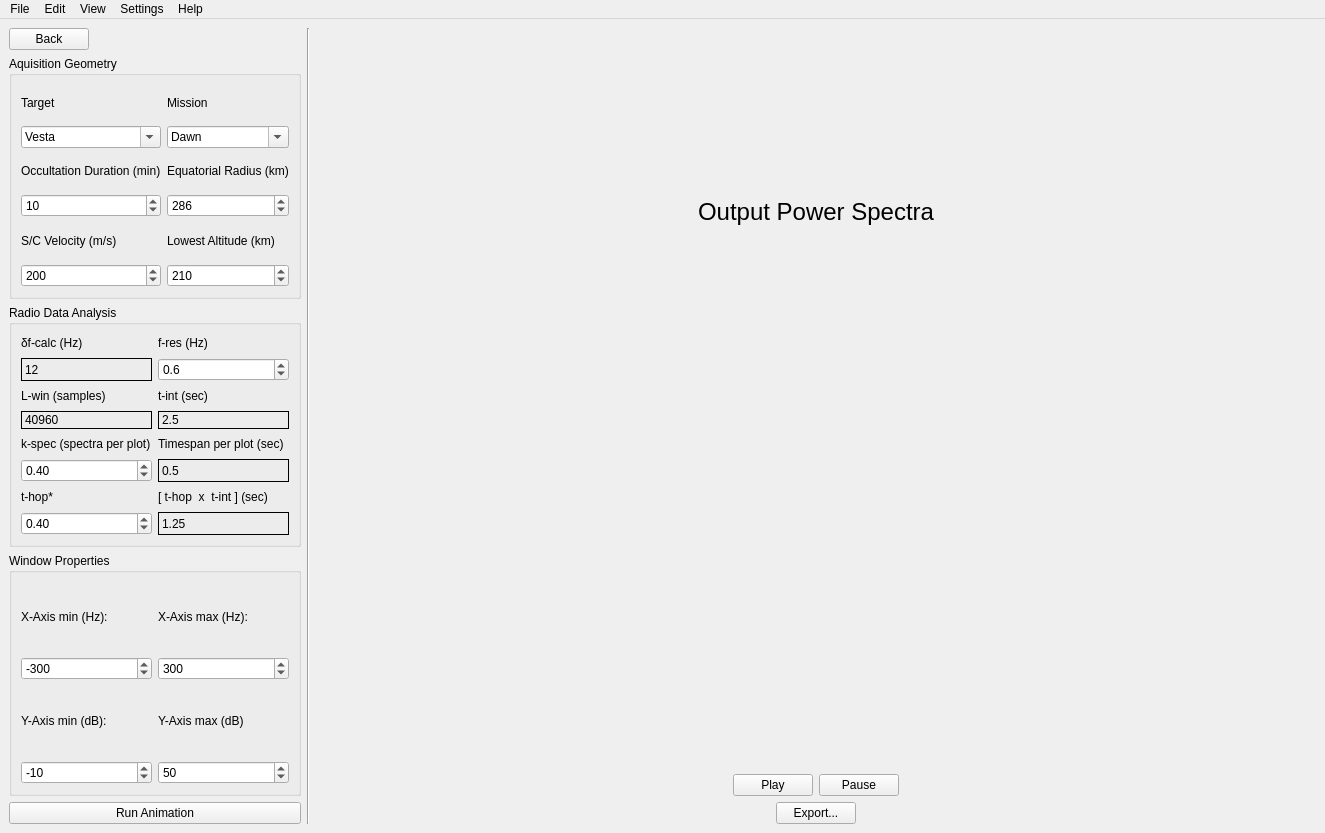
<?xml version="1.0" encoding="UTF-8"?>
<ui version="4.0">
 <class>MainWindow</class>
 <widget class="QMainWindow" name="MainWindow">
  <property name="geometry">
   <rect>
    <x>0</x>
    <y>0</y>
    <width>1325</width>
    <height>833</height>
   </rect>
  </property>
  <property name="font">
   <font>
    <family>Arial</family>
    <pointsize>9</pointsize>
    <weight>50</weight>
    <bold>false</bold>
   </font>
  </property>
  <property name="windowTitle">
   <string>MainWindow</string>
  </property>
  <widget class="QWidget" name="centralwidget">
   <property name="font">
    <font>
     <pointsize>9</pointsize>
    </font>
   </property>
   <layout class="QGridLayout" name="gridLayout">
    <item row="1" column="2">
     <layout class="QHBoxLayout" name="horizontalLayout" stretch="1,1,5">
      <item>
       <layout class="QVBoxLayout" name="vlayout_left">
        <item>
         <layout class="QHBoxLayout" name="horizontalLayout_7">
          <item>
           <widget class="QPushButton" name="btn_back">
            <property name="text">
             <string>Back</string>
            </property>
           </widget>
          </item>
          <item>
           <spacer name="horizontalSpacer_5">
            <property name="orientation">
             <enum>Qt::Horizontal</enum>
            </property>
            <property name="sizeHint" stdset="0">
             <size>
              <width>40</width>
              <height>20</height>
             </size>
            </property>
           </spacer>
          </item>
         </layout>
        </item>
        <item>
         <widget class="QGroupBox" name="group_aq_geometry">
          <property name="font">
           <font>
            <family>Arial</family>
            <pointsize>9</pointsize>
           </font>
          </property>
          <property name="title">
           <string>Aquisition Geometry</string>
          </property>
          <layout class="QGridLayout" name="gridLayout_3">
           <item row="0" column="0">
            <widget class="QLabel" name="lbl_target">
             <property name="font">
              <font>
               <family>Arial</family>
               <pointsize>9</pointsize>
              </font>
             </property>
             <property name="text">
              <string>Target</string>
             </property>
            </widget>
           </item>
           <item row="0" column="1">
            <widget class="QLabel" name="lbl_mission">
             <property name="font">
              <font>
               <family>Arial</family>
               <pointsize>9</pointsize>
              </font>
             </property>
             <property name="text">
              <string>Mission</string>
             </property>
            </widget>
           </item>
           <item row="1" column="0">
            <widget class="QComboBox" name="combo_target">
             <property name="enabled">
              <bool>true</bool>
             </property>
             <property name="editable">
              <bool>true</bool>
             </property>
             <property name="currentText">
              <string>Vesta</string>
             </property>
            </widget>
           </item>
           <item row="1" column="1">
            <widget class="QComboBox" name="combo_mission">
             <property name="enabled">
              <bool>true</bool>
             </property>
             <property name="editable">
              <bool>true</bool>
             </property>
             <property name="currentText">
              <string>Dawn</string>
             </property>
            </widget>
           </item>
           <item row="2" column="0">
            <widget class="QLabel" name="lbl_occ_duration">
             <property name="font">
              <font>
               <family>Arial</family>
               <pointsize>9</pointsize>
              </font>
             </property>
             <property name="text">
              <string>Occultation Duration (min)</string>
             </property>
            </widget>
           </item>
           <item row="2" column="1">
            <widget class="QLabel" name="lbl_eq_radius">
             <property name="font">
              <font>
               <family>Arial</family>
               <pointsize>9</pointsize>
              </font>
             </property>
             <property name="text">
              <string>Equatorial Radius (km)</string>
             </property>
            </widget>
           </item>
           <item row="3" column="0">
            <widget class="QSpinBox" name="spin_occ_duration">
             <property name="enabled">
              <bool>true</bool>
             </property>
             <property name="font">
              <font>
               <family>Arial</family>
               <pointsize>9</pointsize>
              </font>
             </property>
             <property name="minimum">
              <number>-100</number>
             </property>
             <property name="value">
              <number>10</number>
             </property>
            </widget>
           </item>
           <item row="3" column="1">
            <widget class="QSpinBox" name="spin_eq_radius">
             <property name="enabled">
              <bool>true</bool>
             </property>
             <property name="font">
              <font>
               <family>Arial</family>
               <pointsize>9</pointsize>
              </font>
             </property>
             <property name="minimum">
              <number>-100</number>
             </property>
             <property name="maximum">
              <number>1000000000</number>
             </property>
             <property name="value">
              <number>286</number>
             </property>
            </widget>
           </item>
           <item row="4" column="0">
            <widget class="QLabel" name="lbl_sc_veolcity">
             <property name="font">
              <font>
               <family>Arial</family>
               <pointsize>9</pointsize>
              </font>
             </property>
             <property name="text">
              <string>S/C Velocity (m/s)</string>
             </property>
            </widget>
           </item>
           <item row="4" column="1">
            <widget class="QLabel" name="lbl_lowest_alt">
             <property name="font">
              <font>
               <family>Arial</family>
               <pointsize>9</pointsize>
              </font>
             </property>
             <property name="text">
              <string>Lowest Altitude (km)</string>
             </property>
            </widget>
           </item>
           <item row="5" column="0">
            <widget class="QSpinBox" name="spin_sc_velocity">
             <property name="enabled">
              <bool>true</bool>
             </property>
             <property name="font">
              <font>
               <family>Arial</family>
               <pointsize>9</pointsize>
              </font>
             </property>
             <property name="minimum">
              <number>-100</number>
             </property>
             <property name="maximum">
              <number>1000</number>
             </property>
             <property name="value">
              <number>200</number>
             </property>
            </widget>
           </item>
           <item row="5" column="1">
            <widget class="QSpinBox" name="spin_lowest_alt">
             <property name="enabled">
              <bool>true</bool>
             </property>
             <property name="font">
              <font>
               <family>Arial</family>
               <pointsize>9</pointsize>
              </font>
             </property>
             <property name="minimum">
              <number>-100</number>
             </property>
             <property name="maximum">
              <number>1000</number>
             </property>
             <property name="value">
              <number>210</number>
             </property>
            </widget>
           </item>
          </layout>
         </widget>
        </item>
        <item>
         <widget class="QGroupBox" name="group_radio_analysis">
          <property name="font">
           <font>
            <family>Arial</family>
            <pointsize>9</pointsize>
           </font>
          </property>
          <property name="title">
           <string>Radio Data Analysis </string>
          </property>
          <layout class="QGridLayout" name="gridLayout_4">
           <item row="4" column="0">
            <widget class="QLabel" name="lbl_k_spec">
             <property name="font">
              <font>
               <family>Arial</family>
               <pointsize>9</pointsize>
              </font>
             </property>
             <property name="text">
              <string>k-spec (spectra per plot)</string>
             </property>
            </widget>
           </item>
           <item row="2" column="0">
            <widget class="QLabel" name="lbl_l_win">
             <property name="font">
              <font>
               <family>Arial</family>
               <pointsize>9</pointsize>
              </font>
             </property>
             <property name="text">
              <string>L-win (samples)</string>
             </property>
            </widget>
           </item>
           <item row="1" column="0">
            <widget class="QLabel" name="display_delta_f">
             <property name="enabled">
              <bool>true</bool>
             </property>
             <property name="frameShape">
              <enum>QFrame::Box</enum>
             </property>
             <property name="text">
              <string>12</string>
             </property>
            </widget>
           </item>
           <item row="1" column="1">
            <widget class="QDoubleSpinBox" name="spin_f_res">
             <property name="enabled">
              <bool>true</bool>
             </property>
             <property name="font">
              <font>
               <family>Arial</family>
               <pointsize>9</pointsize>
              </font>
             </property>
             <property name="decimals">
              <number>1</number>
             </property>
             <property name="value">
              <double>0.600000000000000</double>
             </property>
            </widget>
           </item>
           <item row="0" column="1">
            <widget class="QLabel" name="lbl_f_res">
             <property name="font">
              <font>
               <family>Arial</family>
               <pointsize>9</pointsize>
              </font>
             </property>
             <property name="text">
              <string>f-res (Hz)</string>
             </property>
            </widget>
           </item>
           <item row="0" column="0">
            <widget class="QLabel" name="lbl_delta_f">
             <property name="font">
              <font>
               <family>Arial</family>
               <pointsize>9</pointsize>
              </font>
             </property>
             <property name="text">
              <string>δf-calc (Hz)</string>
             </property>
            </widget>
           </item>
           <item row="3" column="0">
            <widget class="QLabel" name="display_l_win">
             <property name="enabled">
              <bool>true</bool>
             </property>
             <property name="frameShape">
              <enum>QFrame::Box</enum>
             </property>
             <property name="text">
              <string>40960</string>
             </property>
            </widget>
           </item>
           <item row="6" column="0">
            <widget class="QLabel" name="lbl_t_hop">
             <property name="font">
              <font>
               <family>Arial</family>
               <pointsize>9</pointsize>
              </font>
             </property>
             <property name="text">
              <string>t-hop*</string>
             </property>
            </widget>
           </item>
           <item row="4" column="1">
            <widget class="QLabel" name="lbl_timespan">
             <property name="font">
              <font>
               <family>Arial</family>
               <pointsize>9</pointsize>
              </font>
             </property>
             <property name="text">
              <string>Timespan per plot (sec)</string>
             </property>
            </widget>
           </item>
           <item row="6" column="1">
            <widget class="QLabel" name="lbl_thop_tint">
             <property name="font">
              <font>
               <family>Arial</family>
               <pointsize>9</pointsize>
              </font>
             </property>
             <property name="text">
              <string>[ t-hop  x  t-int ] (sec)</string>
             </property>
            </widget>
           </item>
           <item row="7" column="0">
            <widget class="QDoubleSpinBox" name="double_t_hop">
             <property name="enabled">
              <bool>true</bool>
             </property>
             <property name="font">
              <font>
               <family>Arial</family>
               <pointsize>9</pointsize>
              </font>
             </property>
             <property name="value">
              <double>0.400000000000000</double>
             </property>
            </widget>
           </item>
           <item row="7" column="1">
            <widget class="QLabel" name="display_thop_tint">
             <property name="enabled">
              <bool>true</bool>
             </property>
             <property name="frameShape">
              <enum>QFrame::Box</enum>
             </property>
             <property name="text">
              <string>1.25</string>
             </property>
            </widget>
           </item>
           <item row="2" column="1">
            <widget class="QLabel" name="lbl_t_int">
             <property name="font">
              <font>
               <family>Arial</family>
               <pointsize>9</pointsize>
              </font>
             </property>
             <property name="text">
              <string>t-int (sec)</string>
             </property>
            </widget>
           </item>
           <item row="5" column="0">
            <widget class="QDoubleSpinBox" name="double_k_spec">
             <property name="enabled">
              <bool>true</bool>
             </property>
             <property name="font">
              <font>
               <family>Arial</family>
               <pointsize>9</pointsize>
              </font>
             </property>
             <property name="value">
              <double>0.400000000000000</double>
             </property>
            </widget>
           </item>
           <item row="5" column="1">
            <widget class="QLabel" name="display_timespan">
             <property name="enabled">
              <bool>true</bool>
             </property>
             <property name="frameShape">
              <enum>QFrame::Box</enum>
             </property>
             <property name="text">
              <string>0.5</string>
             </property>
            </widget>
           </item>
           <item row="3" column="1">
            <widget class="QLabel" name="display_t_int">
             <property name="enabled">
              <bool>true</bool>
             </property>
             <property name="frameShape">
              <enum>QFrame::Box</enum>
             </property>
             <property name="text">
              <string>2.5</string>
             </property>
            </widget>
           </item>
          </layout>
         </widget>
        </item>
        <item>
         <widget class="QGroupBox" name="group_wind_props">
          <property name="font">
           <font>
            <family>Arial</family>
            <pointsize>9</pointsize>
           </font>
          </property>
          <property name="title">
           <string>Window Properties</string>
          </property>
          <layout class="QGridLayout" name="gridLayout_5">
           <item row="0" column="0">
            <widget class="QLabel" name="lbl_xmin">
             <property name="font">
              <font>
               <family>Arial</family>
               <pointsize>9</pointsize>
              </font>
             </property>
             <property name="text">
              <string>X-Axis min (Hz):</string>
             </property>
            </widget>
           </item>
           <item row="0" column="1">
            <widget class="QLabel" name="lbl_xmax">
             <property name="font">
              <font>
               <family>Arial</family>
               <pointsize>9</pointsize>
              </font>
             </property>
             <property name="text">
              <string>X-Axis max (Hz):</string>
             </property>
            </widget>
           </item>
           <item row="1" column="0">
            <widget class="QSpinBox" name="spin_xmin">
             <property name="enabled">
              <bool>true</bool>
             </property>
             <property name="font">
              <font>
               <family>Arial</family>
               <pointsize>9</pointsize>
              </font>
             </property>
             <property name="minimum">
              <number>-500</number>
             </property>
             <property name="value">
              <number>-300</number>
             </property>
            </widget>
           </item>
           <item row="1" column="1">
            <widget class="QSpinBox" name="spin_xmax">
             <property name="enabled">
              <bool>true</bool>
             </property>
             <property name="font">
              <font>
               <family>Arial</family>
               <pointsize>9</pointsize>
              </font>
             </property>
             <property name="minimum">
              <number>-50</number>
             </property>
             <property name="maximum">
              <number>500</number>
             </property>
             <property name="value">
              <number>300</number>
             </property>
            </widget>
           </item>
           <item row="2" column="0">
            <widget class="QLabel" name="lbl_ymin">
             <property name="font">
              <font>
               <family>Arial</family>
               <pointsize>9</pointsize>
              </font>
             </property>
             <property name="text">
              <string>Y-Axis min (dB):</string>
             </property>
            </widget>
           </item>
           <item row="2" column="1">
            <widget class="QLabel" name="lbl_ymax">
             <property name="font">
              <font>
               <family>Arial</family>
               <pointsize>9</pointsize>
              </font>
             </property>
             <property name="text">
              <string>Y-Axis max (dB)</string>
             </property>
            </widget>
           </item>
           <item row="3" column="0">
            <widget class="QSpinBox" name="spin_ymin">
             <property name="enabled">
              <bool>true</bool>
             </property>
             <property name="font">
              <font>
               <family>Arial</family>
               <pointsize>9</pointsize>
              </font>
             </property>
             <property name="minimum">
              <number>-100</number>
             </property>
             <property name="maximum">
              <number>3</number>
             </property>
             <property name="value">
              <number>-10</number>
             </property>
            </widget>
           </item>
           <item row="3" column="1">
            <widget class="QSpinBox" name="spin_ymax">
             <property name="enabled">
              <bool>true</bool>
             </property>
             <property name="font">
              <font>
               <family>Arial</family>
               <pointsize>9</pointsize>
              </font>
             </property>
             <property name="maximum">
              <number>500</number>
             </property>
             <property name="value">
              <number>50</number>
             </property>
            </widget>
           </item>
          </layout>
         </widget>
        </item>
        <item>
         <widget class="QPushButton" name="btn_run_animation">
          <property name="font">
           <font>
            <family>Arial</family>
            <pointsize>9</pointsize>
           </font>
          </property>
          <property name="text">
           <string>Run Animation</string>
          </property>
         </widget>
        </item>
       </layout>
      </item>
      <item>
       <widget class="Line" name="vline_center_divider">
        <property name="font">
         <font>
          <family>Arial</family>
          <pointsize>9</pointsize>
         </font>
        </property>
        <property name="orientation">
         <enum>Qt::Vertical</enum>
        </property>
       </widget>
      </item>
      <item>
       <layout class="QVBoxLayout" name="vlayout_right">
        <item>
         <widget class="QLabel" name="lbl_graph_header">
          <property name="font">
           <font>
            <family>Arial</family>
            <pointsize>18</pointsize>
           </font>
          </property>
          <property name="text">
           <string>Output Power Spectra</string>
          </property>
          <property name="alignment">
           <set>Qt::AlignCenter</set>
          </property>
         </widget>
        </item>
        <item>
         <widget class="BSRAnimation" name="widget_animation" native="true"/>
        </item>
        <item>
         <layout class="QHBoxLayout" name="horizontalLayout_3">
          <item>
           <spacer name="horizontalSpacer">
            <property name="orientation">
             <enum>Qt::Horizontal</enum>
            </property>
            <property name="sizeHint" stdset="0">
             <size>
              <width>40</width>
              <height>20</height>
             </size>
            </property>
           </spacer>
          </item>
          <item>
           <widget class="QPushButton" name="btn_play">
            <property name="text">
             <string>Play</string>
            </property>
           </widget>
          </item>
          <item>
           <widget class="QPushButton" name="btn_pause">
            <property name="text">
             <string>Pause</string>
            </property>
           </widget>
          </item>
          <item>
           <spacer name="horizontalSpacer_2">
            <property name="orientation">
             <enum>Qt::Horizontal</enum>
            </property>
            <property name="sizeHint" stdset="0">
             <size>
              <width>40</width>
              <height>20</height>
             </size>
            </property>
           </spacer>
          </item>
         </layout>
        </item>
        <item>
         <layout class="QHBoxLayout" name="horizontalLayout_5">
          <item>
           <spacer name="horizontalSpacer_3">
            <property name="orientation">
             <enum>Qt::Horizontal</enum>
            </property>
            <property name="sizeHint" stdset="0">
             <size>
              <width>40</width>
              <height>20</height>
             </size>
            </property>
           </spacer>
          </item>
          <item>
           <widget class="QPushButton" name="btn_export">
            <property name="enabled">
             <bool>true</bool>
            </property>
            <property name="font">
             <font>
              <family>Arial</family>
              <pointsize>9</pointsize>
             </font>
            </property>
            <property name="text">
             <string>Export...</string>
            </property>
           </widget>
          </item>
          <item>
           <spacer name="horizontalSpacer_4">
            <property name="orientation">
             <enum>Qt::Horizontal</enum>
            </property>
            <property name="sizeHint" stdset="0">
             <size>
              <width>40</width>
              <height>20</height>
             </size>
            </property>
           </spacer>
          </item>
         </layout>
        </item>
       </layout>
      </item>
     </layout>
    </item>
   </layout>
  </widget>
  <widget class="QMenuBar" name="menubar">
   <property name="geometry">
    <rect>
     <x>0</x>
     <y>0</y>
     <width>1325</width>
     <height>18</height>
    </rect>
   </property>
   <widget class="QMenu" name="menuFile">
    <property name="title">
     <string>File</string>
    </property>
   </widget>
   <widget class="QMenu" name="menuEdit">
    <property name="title">
     <string>Edit</string>
    </property>
   </widget>
   <widget class="QMenu" name="menuView">
    <property name="title">
     <string>View</string>
    </property>
   </widget>
   <widget class="QMenu" name="menuSettings">
    <property name="title">
     <string>Settings</string>
    </property>
   </widget>
   <widget class="QMenu" name="menuHelp">
    <property name="font">
     <font>
      <family>Arial</family>
     </font>
    </property>
    <property name="title">
     <string>Help</string>
    </property>
   </widget>
   <addaction name="menuFile"/>
   <addaction name="menuEdit"/>
   <addaction name="menuView"/>
   <addaction name="menuSettings"/>
   <addaction name="menuHelp"/>
  </widget>
  <action name="actionView">
   <property name="text">
    <string>View</string>
   </property>
  </action>
 </widget>
 <customwidgets>
  <customwidget>
   <class>BSRAnimation</class>
   <extends>QWidget</extends>
   <header>animation_v4</header>
   <container>1</container>
  </customwidget>
 </customwidgets>
 <resources/>
 <connections/>
</ui>
